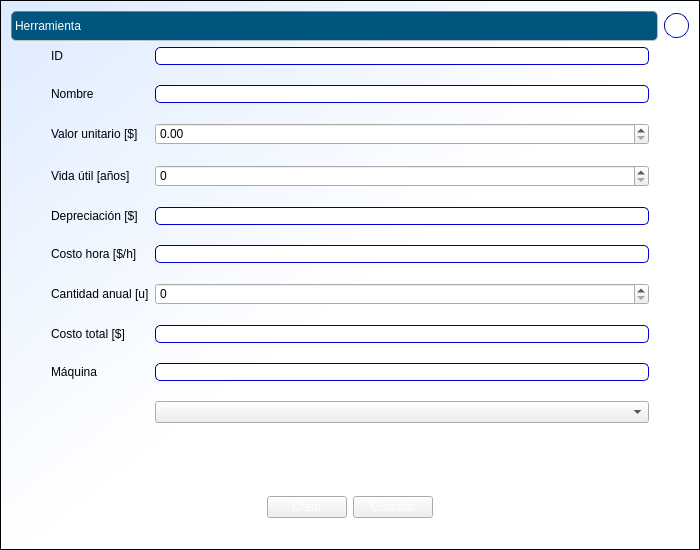
<?xml version="1.0" encoding="UTF-8"?>
<ui version="4.0">
 <class>formularioHerr</class>
 <widget class="QWidget" name="formularioHerr">
  <property name="geometry">
   <rect>
    <x>0</x>
    <y>0</y>
    <width>700</width>
    <height>550</height>
   </rect>
  </property>
  <property name="minimumSize">
   <size>
    <width>700</width>
    <height>500</height>
   </size>
  </property>
  <property name="windowTitle">
   <string>formularioHerr</string>
  </property>
  <property name="styleSheet">
   <string notr="true">QWidget#formularioHerr{
background:qlineargradient(spread:pad, x1:0, y1:0, x2:1, y2:1, stop:0 rgba(221, 235, 255, 255), stop:0.522727 rgba(255, 255, 255, 255));
border: 1px solid black;
}
.QFrame {
 border: 1px inset gray;
 border-radius: 5px;
 background:  transparent;
}
QLabel#label {/*titulos de pág*/
border: 1px inset gray;
 border-radius: 5px;
font: bold 12pt &quot;Calibri&quot;;
background:rgb(0, 85, 127);
color:white;
qproperty-alignment: AlignCenter
}
QLabel{
border: 0px;
font: 11pt &quot;Arial&quot;;
background: transparent;
}
QPushButton#pushButton_3{ /*ayuda*/
  border: 1px inset darkblue;
  border-radius:12px;
 font: bold 12pt &quot;Calibri&quot;;
}
.QPushButton {
background: qlineargradient(
  x1:0, y1:0, x2:0, y2:1,
  stop:0 #68778e,
  stop: 0.4 #5c637d
  stop: 0.5 #717990,
  stop:1 #bec1d2
 );
 color: white;
}
QLineEdit {
     border: 1px inset darkblue;
     border-radius: 5px;
     background:white;
     selection-background-color: darkgray;
 }</string>
  </property>
  <layout class="QVBoxLayout" name="verticalLayout">
   <item>
    <layout class="QHBoxLayout" name="horizontalLayout_5">
     <item>
      <widget class="QLabel" name="label">
       <property name="minimumSize">
        <size>
         <width>0</width>
         <height>30</height>
        </size>
       </property>
       <property name="text">
        <string>Herramienta</string>
       </property>
      </widget>
     </item>
     <item>
      <widget class="QPushButton" name="pushButton_3">
       <property name="minimumSize">
        <size>
         <width>25</width>
         <height>25</height>
        </size>
       </property>
       <property name="maximumSize">
        <size>
         <width>25</width>
         <height>25</height>
        </size>
       </property>
       <property name="text">
        <string>?</string>
       </property>
      </widget>
     </item>
    </layout>
   </item>
   <item>
    <spacer name="verticalSpacer_2">
     <property name="orientation">
      <enum>Qt::Vertical</enum>
     </property>
     <property name="sizeHint" stdset="0">
      <size>
       <width>20</width>
       <height>6</height>
      </size>
     </property>
    </spacer>
   </item>
   <item>
    <layout class="QHBoxLayout" name="horizontalLayout_2">
     <item>
      <spacer name="horizontalSpacer">
       <property name="orientation">
        <enum>Qt::Horizontal</enum>
       </property>
       <property name="sizeType">
        <enum>QSizePolicy::Maximum</enum>
       </property>
       <property name="sizeHint" stdset="0">
        <size>
         <width>40</width>
         <height>20</height>
        </size>
       </property>
      </spacer>
     </item>
     <item>
      <layout class="QFormLayout" name="formLayout">
       <property name="fieldGrowthPolicy">
        <enum>QFormLayout::AllNonFixedFieldsGrow</enum>
       </property>
       <property name="verticalSpacing">
        <number>20</number>
       </property>
       <item row="0" column="0">
        <widget class="QLabel" name="label_2">
         <property name="text">
          <string>ID</string>
         </property>
        </widget>
       </item>
       <item row="0" column="1">
        <widget class="QLineEdit" name="lineEdit_4">
         <property name="enabled">
          <bool>false</bool>
         </property>
         <property name="minimumSize">
          <size>
           <width>300</width>
           <height>0</height>
          </size>
         </property>
        </widget>
       </item>
       <item row="1" column="0">
        <widget class="QLabel" name="label_3">
         <property name="text">
          <string>Nombre</string>
         </property>
        </widget>
       </item>
       <item row="1" column="1">
        <widget class="QLineEdit" name="lineEdit_5"/>
       </item>
       <item row="2" column="0">
        <widget class="QLabel" name="label_4">
         <property name="text">
          <string>Valor unitario [$]</string>
         </property>
        </widget>
       </item>
       <item row="2" column="1">
        <widget class="QDoubleSpinBox" name="doubleSpinBox">
         <property name="maximum">
          <double>999999999.990000009536743</double>
         </property>
        </widget>
       </item>
       <item row="3" column="0">
        <widget class="QLabel" name="label_5">
         <property name="text">
          <string>Vida útil [años]</string>
         </property>
        </widget>
       </item>
       <item row="3" column="1">
        <widget class="QSpinBox" name="spinBox">
         <property name="maximum">
          <number>999999999</number>
         </property>
        </widget>
       </item>
       <item row="4" column="0">
        <widget class="QLabel" name="label_6">
         <property name="text">
          <string>Depreciación [$]</string>
         </property>
        </widget>
       </item>
       <item row="4" column="1">
        <widget class="QLineEdit" name="lineEdit">
         <property name="enabled">
          <bool>false</bool>
         </property>
        </widget>
       </item>
       <item row="5" column="0">
        <widget class="QLabel" name="label_7">
         <property name="text">
          <string>Costo hora [$/h]</string>
         </property>
        </widget>
       </item>
       <item row="5" column="1">
        <widget class="QLineEdit" name="lineEdit_2">
         <property name="enabled">
          <bool>false</bool>
         </property>
        </widget>
       </item>
       <item row="6" column="0">
        <widget class="QLabel" name="label_8">
         <property name="text">
          <string>Cantidad anual [u]</string>
         </property>
        </widget>
       </item>
       <item row="6" column="1">
        <widget class="QSpinBox" name="spinBox_2">
         <property name="maximum">
          <number>999999999</number>
         </property>
        </widget>
       </item>
       <item row="7" column="0">
        <widget class="QLabel" name="label_9">
         <property name="text">
          <string>Costo total [$]</string>
         </property>
        </widget>
       </item>
       <item row="7" column="1">
        <widget class="QLineEdit" name="lineEdit_3">
         <property name="enabled">
          <bool>false</bool>
         </property>
        </widget>
       </item>
       <item row="8" column="0">
        <widget class="QLabel" name="label_10">
         <property name="text">
          <string>Máquina</string>
         </property>
        </widget>
       </item>
       <item row="8" column="1">
        <widget class="QLineEdit" name="lineEdit_6">
         <property name="enabled">
          <bool>false</bool>
         </property>
        </widget>
       </item>
       <item row="9" column="1">
        <widget class="QComboBox" name="comboBox"/>
       </item>
      </layout>
     </item>
     <item>
      <spacer name="horizontalSpacer_3">
       <property name="orientation">
        <enum>Qt::Horizontal</enum>
       </property>
       <property name="sizeType">
        <enum>QSizePolicy::Maximum</enum>
       </property>
       <property name="sizeHint" stdset="0">
        <size>
         <width>40</width>
         <height>20</height>
        </size>
       </property>
      </spacer>
     </item>
    </layout>
   </item>
   <item>
    <spacer name="verticalSpacer_4">
     <property name="orientation">
      <enum>Qt::Vertical</enum>
     </property>
     <property name="sizeHint" stdset="0">
      <size>
       <width>20</width>
       <height>40</height>
      </size>
     </property>
    </spacer>
   </item>
   <item>
    <layout class="QHBoxLayout" name="horizontalLayout_4">
     <item>
      <spacer name="horizontalSpacer_6">
       <property name="orientation">
        <enum>Qt::Horizontal</enum>
       </property>
       <property name="sizeHint" stdset="0">
        <size>
         <width>40</width>
         <height>20</height>
        </size>
       </property>
      </spacer>
     </item>
     <item>
      <widget class="QLabel" name="label_11">
       <property name="text">
        <string/>
       </property>
       <property name="pixmap">
        <pixmap>../Win32/Release/costo_herramienta.png</pixmap>
       </property>
      </widget>
     </item>
     <item>
      <spacer name="horizontalSpacer_5">
       <property name="orientation">
        <enum>Qt::Horizontal</enum>
       </property>
       <property name="sizeHint" stdset="0">
        <size>
         <width>40</width>
         <height>20</height>
        </size>
       </property>
      </spacer>
     </item>
    </layout>
   </item>
   <item>
    <spacer name="verticalSpacer">
     <property name="orientation">
      <enum>Qt::Vertical</enum>
     </property>
     <property name="sizeHint" stdset="0">
      <size>
       <width>20</width>
       <height>40</height>
      </size>
     </property>
    </spacer>
   </item>
   <item>
    <layout class="QHBoxLayout" name="horizontalLayout_3">
     <item>
      <spacer name="horizontalSpacer_2">
       <property name="orientation">
        <enum>Qt::Horizontal</enum>
       </property>
       <property name="sizeHint" stdset="0">
        <size>
         <width>40</width>
         <height>20</height>
        </size>
       </property>
      </spacer>
     </item>
     <item>
      <layout class="QHBoxLayout" name="horizontalLayout">
       <item>
        <widget class="QPushButton" name="pushButton">
         <property name="text">
          <string>Crear</string>
         </property>
        </widget>
       </item>
       <item>
        <widget class="QPushButton" name="pushButton_2">
         <property name="text">
          <string>Guardar</string>
         </property>
        </widget>
       </item>
      </layout>
     </item>
     <item>
      <spacer name="horizontalSpacer_4">
       <property name="orientation">
        <enum>Qt::Horizontal</enum>
       </property>
       <property name="sizeHint" stdset="0">
        <size>
         <width>40</width>
         <height>20</height>
        </size>
       </property>
      </spacer>
     </item>
    </layout>
   </item>
   <item>
    <spacer name="verticalSpacer_3">
     <property name="orientation">
      <enum>Qt::Vertical</enum>
     </property>
     <property name="sizeHint" stdset="0">
      <size>
       <width>20</width>
       <height>40</height>
      </size>
     </property>
    </spacer>
   </item>
  </layout>
 </widget>
 <layoutdefault spacing="6" margin="11"/>
 <resources/>
 <connections/>
</ui>
